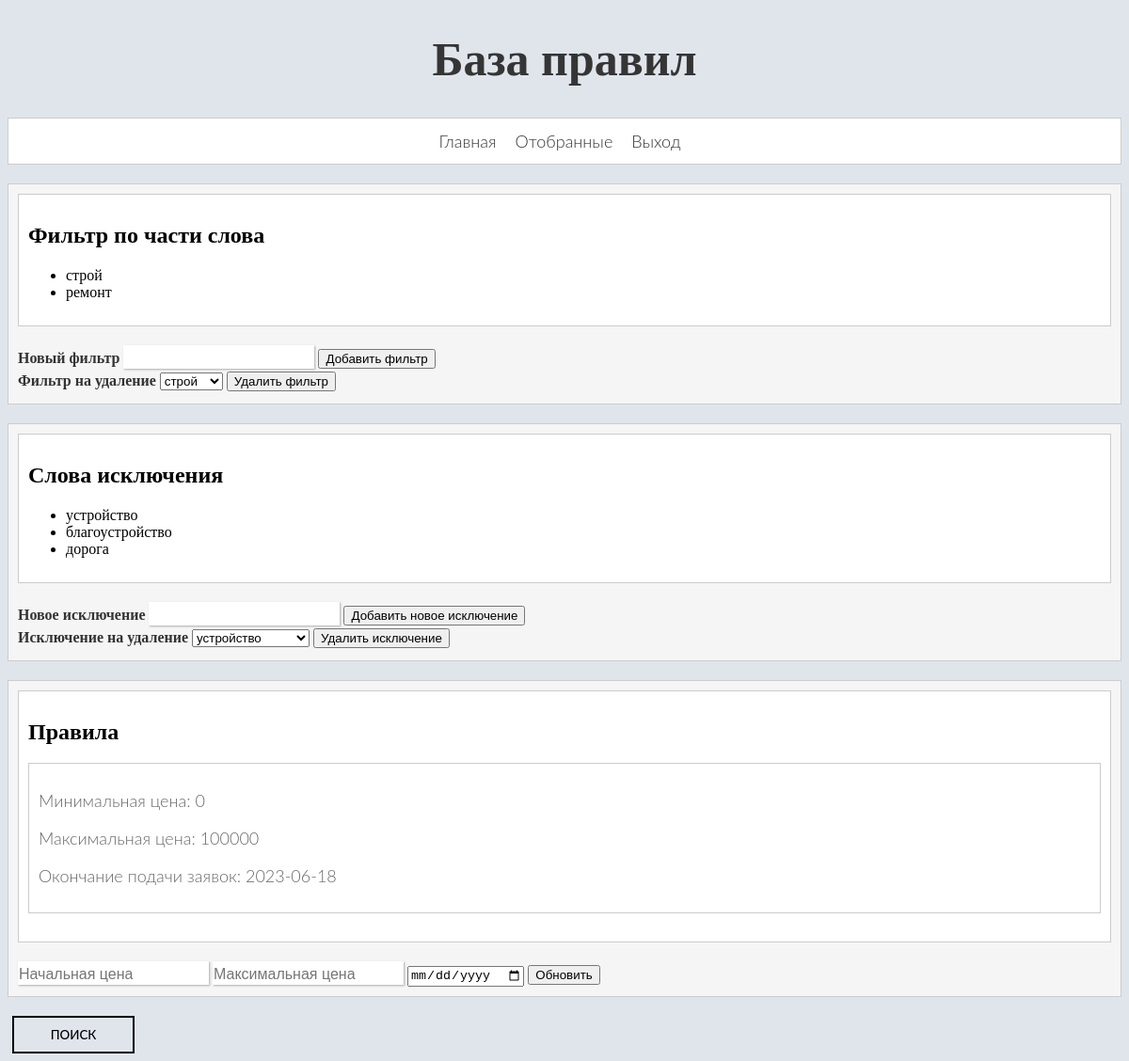
Page /rules (signed in) on the committed database.
### tables this page shows
CREATE TABLE filter_words (id INTEGER PRIMARY KEY AUTOINCREMENT, word TEXT NOT NULL);

CREATE TABLE ban_words (id INTEGER PRIMARY KEY AUTOINCREMENT, word TEXT NOT NULL);

CREATE TABLE rules (id INTEGER PRIMARY KEY AUTOINCREMENT,priceFrom INTEGER, priceTo INTEGER,date TEXT NOT NULL);

### main.py (the view)
@app.route('/rules', methods=['GET', 'POST'])
@login_required
@tender_permission.require(http_exception=403)
def rules():
    rules = get_filter_words()
    ban_rules = get_ban_words()
    optional_rules = dbase.get_optional_rules()
    add_rule_form = AddFilterForm()
    delete_rule_form = DeleteFilterForm()
    delete_rule_form.word.choices = [(word, word) for word in rules]
    add_ban_form = AddBanForm()
    delete_ban_form = DeleteBanForm()
    delete_ban_form.ban_rule.choices = [(word, word) for word in ban_rules]
    add_optional_rules_form = AddOptionalRulesForm()
    return render_template('rules.html', title="База правил",
                           menu=current_user.get_menu() if current_user.is_authenticated else [],
                           rules=rules, add_rule_form=add_rule_form, delete_rule_form=delete_rule_form,
                           ban_rules=ban_rules,add_ban_form=add_ban_form, delete_ban_form=delete_ban_form,
                           optional_rules=optional_rules, add_optional_rules_form=add_optional_rules_form)

### forms.py
class AddFilterForm(FlaskForm):
    rule = StringField("Новый фильтр", validators=[DataRequired()])
    submit = SubmitField("Добавить фильтр")

class DeleteFilterForm(FlaskForm):
    word = SelectField("Фильтр на удаление", validators=[DataRequired()])
    submit = SubmitField("Удалить фильтр")

### FDataBase.py (called while the page is built)
    def get_filter_words(self):
        try:
            self.__cur.execute('SELECT * FROM filter_words')
            res = self.__cur.fetchall()
            return res
        except sqlite3.Error as e:
            print("Ошибка получения данных из БД " + str(e))

    def get_ban_words(self):
        try:
            self.__cur.execute('SELECT * FROM ban_words')
            res = self.__cur.fetchall()
            return res
        except sqlite3.Error as e:
            print("Ошибка получения данных из БД " + str(e))

    def get_optional_rules(self):
        try:
            self.__cur.execute('SELECT * FROM rules')
            res = self.__cur.fetchall()
            return res
        except sqlite3.Error as e:
            print("Ошибка получения данных из БД " + str(e))

    def getUser(self, user_id):
        try:
            self.__cur.execute(f"SELECT * FROM users WHERE id = {user_id} LIMIT 1")
            res = dict(self.__cur.fetchone())
            self.__cur.execute(f"SELECT name FROM roles WHERE id = ? LIMIT 1", (res['role'],))
            role_name = self.__cur.fetchone()
            res['role'] = role_name['name']
            if not res:
                print("Пользователь не найден")
                return False
            return res
        except sqlite3.Error as e:
            print("Ошибка получения данных из БД " + str(e))
        return False

### UserLogin.py (called while the page is built)
    def fromDB(self, user_id, db):
        self.__user = db.getUser(user_id)
        return self

    def get_role(self):
        return str(self.__user['role'])

### main.py (called while the page is built)
@app.before_request
def before_request():
    global dbase
    db = get_database()
    dbase = FDataBase(db)

def get_db():
    db = sqlite3.connect(DATABASE, check_same_thread=False)
    db.row_factory = sqlite3.Row
    return db

def get_database():
    if not hasattr(g, 'link_db'):
        g.link_db = get_db()
    return g.link_db

def get_filter_words():
    rules = dbase.get_filter_words()
    words = []
    for rule in rules:
        words += rule['word'].split()
    return set(words)

def get_ban_words():
    rules = dbase.get_ban_words()
    words = []
    for rule in rules:
        words += rule['word'].split()
    return set(words)

### templates/rules.html (shortened to what this page needs)
{% extends 'index.html' %}
{% block content %}
{{ super() }}
<div class="information">
    <div>
        <h2>Фильтр по части слова</h2>
        {% if rules %}
        <ul>
            {% for rule in rules %}
            <li>{{ rule }}</li>
            {% endfor %}
        </ul>
        {% else %}
        <p>No rules found</p>
        {% endif %}
    </div>
    <form action="{{ url_for('add_rule') }}" method="post">
        {% for field in add_rule_form if field.name not in ['csrf_token', 'submit'] -%}
        {{ field.label() }}
            {% if field.errors %}
            {{ field(class="invalid") }}
            <span class="invalid-feedback">
		{% for e in field.errors %}
		{{ e }}
		{% endfor %}
	</span>
            {% else %}
            {{ field() }}
            {% endif %}
            {% endfor %}
    {{ add_rule_form.submit() }}
    </form>
    <form action="{{ url_for('remove_word') }}" method="post">
        {% for field in delete_rule_form if field.name not in ['csrf_token', 'submit'] -%}
        {{ field.label() }}
            {% if field.errors %}
            {{ field(class="invalid") }}
            <span class="invalid-feedback">
		{% for e in field.errors %}
		{{ e }}
		{% endfor %}
	</span>
            {% else %}
            {{ field() }}
            {% endif %}
            {% endfor %}
    {{ delete_rule_form.submit() }}
    </form>
</div>
<div class="information">
    <div>
        <h2>Слова исключения</h2>
        {% if ban_rules %}
        <ul>
            {% for rule in ban_rules %}
            <li>{{ rule }}</li>
            {% endfor %}
        </ul>
        {% else %}
        <p>No ban_rules found</p>
        {% endif %}
    </div>
    <form action="{{ url_for('add_ban_rule') }}" method="post">
        {% for field in add_ban_form if field.name not in ['csrf_token', 'submit'] -%}
        {{ field.label() }}
            {% if field.errors %}
            {{ field(class="invalid") }}
            <span class="invalid-feedback">
		{% for e in field.errors %}
		{{ e }}
		{% endfor %}
	</span>
            {% else %}
            {{ field() }}
            {% endif %}
            {% endfor %}
    {{ add_ban_form.submit() }}
    </form>
    <form action="{{ url_for('remove_ban_word') }}" method="post">
        {% for field in delete_ban_form if field.name not in ['csrf_token', 'submit'] -%}
        {{ field.label() }}
            {% if field.errors %}
            {{ field(class="invalid") }}
            <span class="invalid-feedback">
		{% for e in field.errors %}
		{{ e }}
		{% endfor %}
	</span>
            {% else %}
            {{ field() }}
            {% endif %}
            {% endfor %}
    {{ delete_ban_form.submit() }}
    </form>
</div>
<div class="information">
    <div>
        <h2>Правила</h2>
        {% if optional_rules %}
        <div>
            {% for rule in optional_rules %}
            <p>Минимальная цена: {{ rule['priceFrom'] }} </p>
            <p>Максимальная цена: {{ rule['priceTo'] }} </p>
            <p>Окончание подачи заявок: {{ rule['date'] }} </p>
        </div>
        {% endfor %}
        {% else %}
        <p>No rules found</p>
        {% endif %}
    </div>
    <form action="{{ url_for('add_optional_rules') }}" method="post">
        {% for field in add_optional_rules_form if field.name not in ['csrf_token', 'submit'] -%}
            {% if field.errors %}
            {{ field(class="invalid") }}
            <span class="invalid-feedback">
		{% for e in field.errors %}
		{{ e }}
		{% endfor %}
	</span>
            {% else %}
            {{ field() }}
            {% endif %}
            {% endfor %}
    {{ add_optional_rules_form.submit() }}
    </form>
</div>
<form action="{{ url_for('find_tenders') }}" method="post">
    <button class="custom-btn btn-10" type="submit" id='btn'>ПОИСК</button>
</form>
{% endblock %}

### static/selected.css (style rules this page uses)
body { background: #e0e5ec; }
p { font-family: 'Lato', sans-serif; font-weight: 300; font-size: 18px; color: #676767; }
div { background-color: #fff; border: 1px solid #ccc; padding: 10px; margin-bottom: 20px; }
button { margin: 5px; outline: none; }
input[type=text] { border: none; padding: 1px; font-size: 16px; font-family: 'Helvetica Neue', sans-serif; box-shadow: 1px 1px 2px rgba(0, 0, 0, 0.3); }
label { display: inline-block; font-size: 16px; color: #333; margin-bottom: 5px; font-weight: bold; }
.information { position: relative; border: 1px solid #ccc; background-color: #f5f5f5; padding: 10px; margin-bottom: 20px; }
.custom-btn { width: 130px; height: 40px; padding: 10px 25px; border: 2px solid #000; font-family: 'Lato', sans-serif; font-weight: 500; background: transparent; cursor: pointer; transition: all 0.3s ease; position: relative; display: flex; align-items: center; justify-content: center; }
.btn-10 { transition: all 0.3s ease; overflow: hidden; position: relative; }
.btn-10:after { position: absolute; content: " "; top: 0; left: 0; z-index: -1; width: 100%; height: 100%; transition: all 0.3s ease; -webkit-transform: scale(.1); transform: scale(.1); }

### rows in the picture
filter_words: word "строй"
filter_words: word "ремонт"
ban_words: word "устройство"
ban_words: word "благоустройство"
ban_words: word "дорога"
rules: priceFrom "0", priceTo "100000", date "2023-06-18"

### other values in the picture
{{ title }} "База правил"
{{ p.title }} "Главная" "Отобранные" "Выход"
{{ field.label() }} "Новый фильтр"
{{ field.label() }} "Фильтр на удаление"
{{ field.label() }} "Новое исключение"
{{ field.label() }} "Исключение на удаление"
